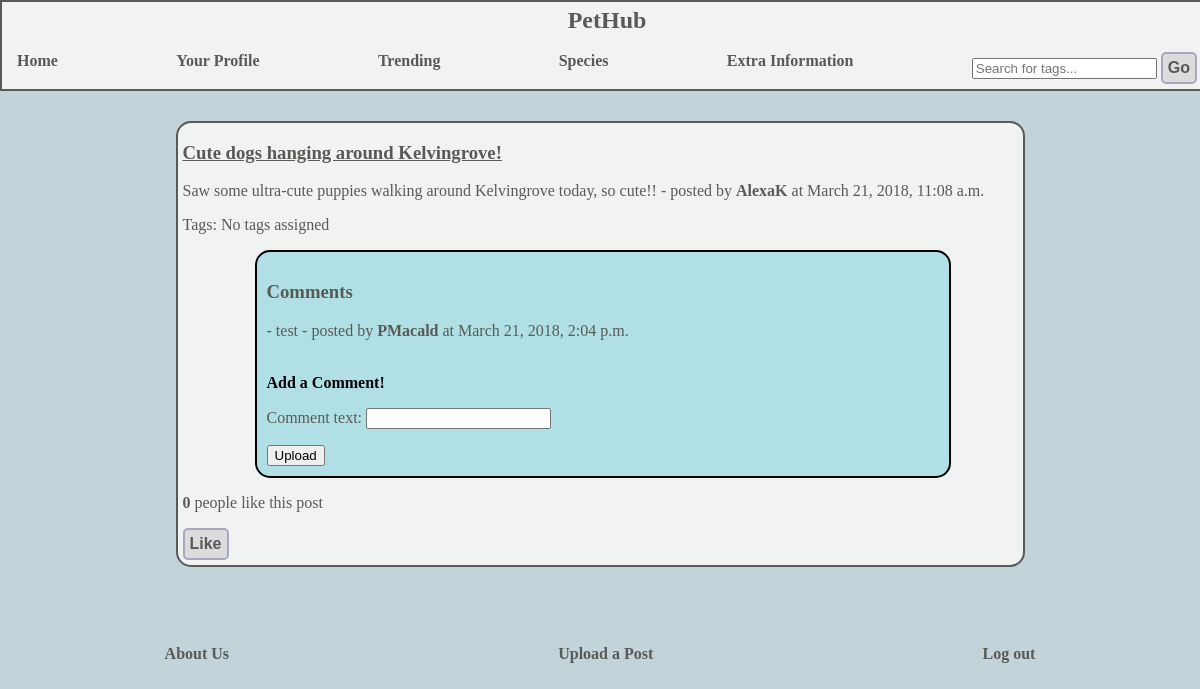
The app's page /pethub/add-comment/1/ (signed in), older data.
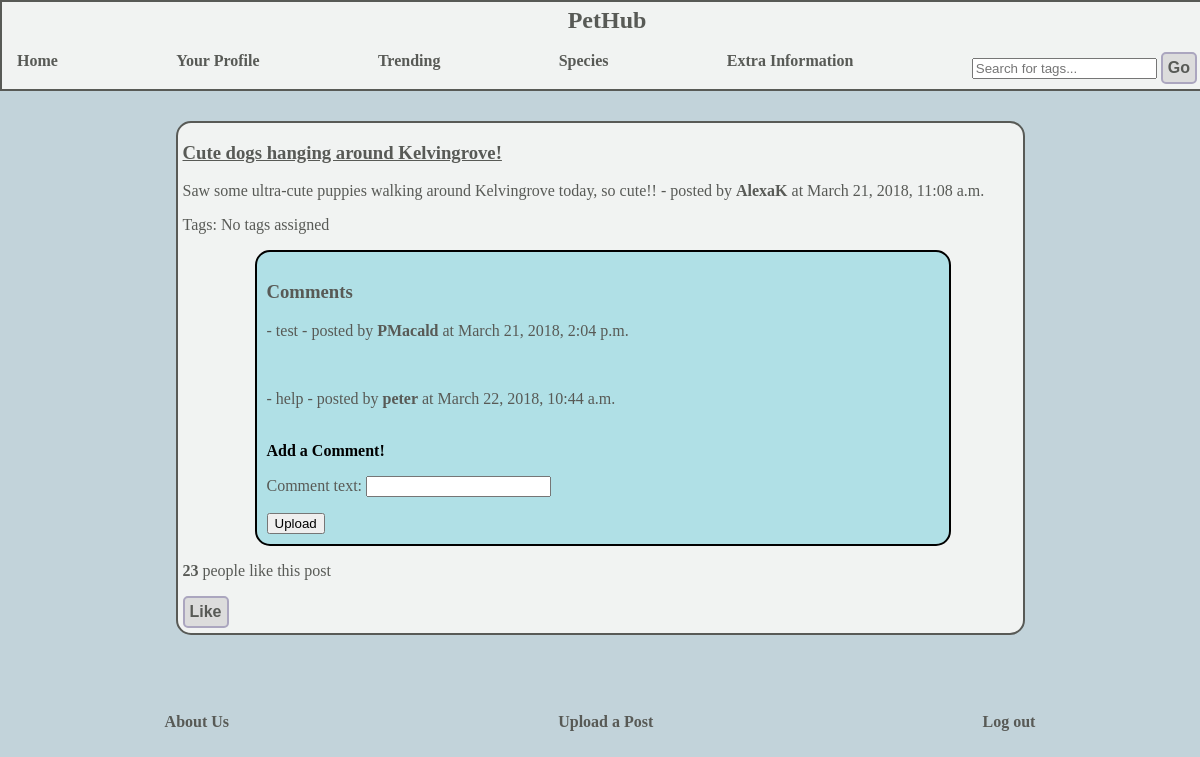
The same page, newer data.
### pethub/models.py (models this page shows, shortened)
class Comment(models.Model):
    comment_text = models.CharField(max_length=100, default="")
    upload_date = models.DateTimeField(auto_now_add=True)
    user = models.ForeignKey(User, null=True)
    post = models.ForeignKey(Post, null=True, related_name = "comments")

class Post(models.Model):
    title = models.CharField(max_length=100, default="")
    likes = models.IntegerField(default=0)
    liked_users =  models.ManyToManyField(User, related_name="liked",default=None)
    description = models.CharField(max_length=300,default="")
    picture = models.ImageField(upload_to="post_images",blank=True)
    upload_date = models.DateTimeField(auto_now_add=True)
    tags = TaggableManager(blank=True)
    user = models.ForeignKey(User, null=True)

### pethub/views.py (the view)
# urls.py: url(r'^add-comment/(?P<post_id>\d+)/$', views.add_comment, name = 'add_comment'),
@login_required
def add_comment(request,post_id):
    uploaded = False
    post = Post.objects.get(id=post_id)
    if request.method == "POST":
            comment_form = CommentForm(data=request.POST)
            if comment_form.is_valid():
                comment = comment_form.save(commit=False)
                comment.user = request.user
                comment.post = post
                comment.save()
                uploaded = True
            else:
                print(comment_form.errors,comment_form.errors)
    else:
        comment_form = CommentForm()
    context_dict = {'comment_form': comment_form,
                       'uploaded': uploaded,
                    'post' : post,}
    return render(request, 'pethub/add-comment.html', context_dict)

### pethub/forms.py
class CommentForm(forms.ModelForm):
    class Meta:
        model = Comment
        fields = ('comment_text',)

### templates/pethub/add-comment.html (shortened to what this page needs)
{% extends "pethub/base.html" %}
{% load staticfiles %}
{% block body_block %}
<div id="add_comment_box">
<div >
<div class="post_container">
				<div class="post_title">
					<h3>{{post.title}}</h3>
				</div>
			<div class="post_description"/>
				<p>{{post.description}} - posted by <a href="{% url 'user_profile' %}{{ post.user.username }}">{{post.user.username}}</a> at {{post.upload_date}}</p>
			</div>
			<div class="post_tags">
				<p>Tags:
								{% if not post.tags.all %}
									No tags assigned
								{% else %}
									{% for tag in post.tags.all %}
											{{ tag.name }}
									{% endfor %}
								{% endif %}
				</p>
			</div>
					<div class="comments_container">
					<h3>Comments</h3>
						{% if post.comments.all %}
							{% for comment in post.comments.all %}
								<p>- {{comment.comment_text}} - posted by <a href="{% url 'user_profile' %}{{ post.user.username }}">{{comment.user.username}}</a> at {{comment.upload_date}}</p></br>
							{% endfor %}
						{% else %}
							<p>No comments to show.</p>
						{% endif %}
						<strong>Add a Comment!</strong>
						<form id="add_comment_form" method="post" action="{% url 'add_comment' %}{{ post.id }}/"
					enctype="multipart/form-data">
									{{ comment_form.as_p }}
							<input type="submit" name="submit" value="Upload" />
						</form>
					</div>
					<div class="post_likes"/>
						<p>
							<strong class="like_count" data-postid="{{post.id}}">{{post.likes}}</strong> people like this post
						</p>
					</div>
									{% if user.is_authenticated %}
										<button class="likes-button" data-postid="{{post.id}}"
																	class="btn btn-primary btn-sm" type="button">Like</button>
									{% endif %}
					</div>
	<br />
</div>
{% endblock %}

Row changes from the older to the newer data that the page shows:
changed Post "Cute dogs hanging around Kelvingrove!": likes "0" → "23"
added Comment: comment_text "help", user.username "peter", upload_date "March 22, 2018, 10:44 a.m."
